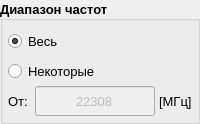
                 <widget class="QGroupBox" name="groupBox_frequency_range">
                  <property name="minimumSize">
                   <size>
                    <width>0</width>
                    <height>100</height>
                   </size>
                  </property>
                  <property name="maximumSize">
                   <size>
                    <width>16777215</width>
                    <height>16777215</height>
                   </size>
                  </property>
                  <property name="sizeIncrement">
                   <size>
                    <width>0</width>
                    <height>0</height>
                   </size>
                  </property>
                  <property name="baseSize">
                   <size>
                    <width>0</width>
                    <height>0</height>
                   </size>
                  </property>
                  <property name="font">
                   <font>
                    <pointsize>10</pointsize>
                    <weight>75</weight>
                    <bold>true</bold>
                   </font>
                  </property>
                  <property name="cursor">
                   <cursorShape>ArrowCursor</cursorShape>
                  </property>
                  <property name="mouseTracking">
                   <bool>false</bool>
                  </property>
                  <property name="tabletTracking">
                   <bool>false</bool>
                  </property>
                  <property name="styleSheet">
                   <string notr="true"/>
                  </property>
                  <property name="title">
                   <string>Диапазон частот</string>
                  </property>
                  <property name="alignment">
                   <set>Qt::AlignLeading|Qt::AlignLeft|Qt::AlignVCenter</set>
                  </property>
                  <property name="flat">
                   <bool>true</bool>
                  </property>
                  <property name="checkable">
                   <bool>false</bool>
                  </property>
                  <layout class="QVBoxLayout" name="layout_frequency_range">
                   <property name="spacing">
                    <number>0</number>
                   </property>
                   <property name="leftMargin">
                    <number>5</number>
                   </property>
                   <property name="topMargin">
                    <number>5</number>
                   </property>
                   <property name="rightMargin">
                    <number>5</number>
                   </property>
                   <property name="bottomMargin">
                    <number>5</number>
                   </property>
                   <item>
                    <widget class="QRadioButton" name="radioButton_all_range">
                     <property name="minimumSize">
                      <size>
                       <width>0</width>
                       <height>30</height>
                      </size>
                     </property>
                     <property name="font">
                      <font>
                       <pointsize>10</pointsize>
                       <weight>50</weight>
                       <bold>false</bold>
                      </font>
                     </property>
                     <property name="cursor">
                      <cursorShape>PointingHandCursor</cursorShape>
                     </property>
                     <property name="styleSheet">
                      <string notr="true"/>
                     </property>
                     <property name="text">
                      <string>Весь</string>
                     </property>
                     <property name="checked">
                      <bool>true</bool>
                     </property>
                    </widget>
                   </item>
                   <item>
                    <widget class="QRadioButton" name="radioButton_selected_range">
                     <property name="minimumSize">
                      <size>
                       <width>0</width>
                       <height>30</height>
                      </size>
                     </property>
                     <property name="font">
                      <font>
                       <pointsize>10</pointsize>
                       <weight>50</weight>
                       <bold>false</bold>
                      </font>
                     </property>
                     <property name="cursor">
                      <cursorShape>PointingHandCursor</cursorShape>
                     </property>
                     <property name="styleSheet">
                      <string notr="true">QRadioButton {
	/* задает иконку */
	background-image: url(:/update/resource/update/update1_white_18dp.svg);
    background-position:  senter ;
	background-position: right;
    background-repeat: no-repeat;
} 
/* срабатывает, при нажатии*/
QRadioButton:pressed      {
background-image: url(:/update/resource/update/update2_white_18dp.svg);
}</string>
                     </property>
                     <property name="text">
                      <string>Некоторые</string>
                     </property>
                     <property name="checked">
                      <bool>false</bool>
                     </property>
                    </widget>
                   </item>
                   <item>
                    <widget class="QWidget" name="widget_start_range" native="true">
                     <property name="sizePolicy">
                      <sizepolicy hsizetype="Ignored" vsizetype="Preferred">
                       <horstretch>0</horstretch>
                       <verstretch>0</verstretch>
                      </sizepolicy>
                     </property>
                     <property name="minimumSize">
                      <size>
                       <width>0</width>
                       <height>30</height>
                      </size>
                     </property>
                     <property name="styleSheet">
                      <string notr="true"/>
                     </property>
                     <layout class="QHBoxLayout" name="layout_start_range">
                      <property name="spacing">
                       <number>0</number>
                      </property>
                      <property name="sizeConstraint">
                       <enum>QLayout::SetDefaultConstraint</enum>
                      </property>
                      <property name="leftMargin">
                       <number>0</number>
                      </property>
                      <property name="topMargin">
                       <number>0</number>
                      </property>
                      <property name="rightMargin">
                       <number>0</number>
                      </property>
                      <property name="bottomMargin">
                       <number>0</number>
                      </property>
                      <item>
                       <widget class="QLabel" name="label_text_start_range">
                        <property name="sizePolicy">
                         <sizepolicy hsizetype="Preferred" vsizetype="Preferred">
                          <horstretch>0</horstretch>
                          <verstretch>0</verstretch>
                         </sizepolicy>
                        </property>
                        <property name="minimumSize">
                         <size>
                          <width>0</width>
                          <height>30</height>
                         </size>
                        </property>
                        <property name="font">
                         <font>
                          <pointsize>10</pointsize>
                          <weight>50</weight>
                          <bold>false</bold>
                         </font>
                        </property>
                        <property name="text">
                         <string>От: </string>
                        </property>
                       </widget>
                      </item>
                      <item>
                       <widget class="QLineEdit" name="lineEdit_start_range">
                        <property name="enabled">
                         <bool>false</bool>
                        </property>
                        <property name="sizePolicy">
                         <sizepolicy hsizetype="Expanding" vsizetype="Fixed">
                          <horstretch>0</horstretch>
                          <verstretch>0</verstretch>
                         </sizepolicy>
                        </property>
                        <property name="minimumSize">
                         <size>
                          <width>0</width>
                          <height>30</height>
                         </size>
                        </property>
                        <property name="maximumSize">
                         <size>
                          <width>120</width>
                          <height>30</height>
                         </size>
                        </property>
                        <property name="font">
                         <font>
                          <pointsize>10</pointsize>
                          <weight>50</weight>
                          <bold>false</bold>
                         </font>
                        </property>
                        <property name="styleSheet">
                         <string notr="true"/>
                        </property>
                        <property name="text">
                         <string notr="true">22308</string>
                        </property>
                        <property name="maxLength">
                         <number>10</number>
                        </property>
                        <property name="alignment">
                         <set>Qt::AlignCenter</set>
                        </property>
                        <property name="dragEnabled">
                         <bool>false</bool>
                        </property>
                       </widget>
                      </item>
                      <item>
                       <widget class="QLabel" name="label_text_units_start_range">
                        <property name="sizePolicy">
                         <sizepolicy hsizetype="Preferred" vsizetype="Preferred">
                          <horstretch>0</horstretch>
                          <verstretch>0</verstretch>
                         </sizepolicy>
                        </property>
                        <property name="minimumSize">
                         <size>
                          <width>0</width>
                          <height>30</height>
                         </size>
                        </property>
                        <property name="font">
                         <font>
                          <pointsize>10</pointsize>
                          <weight>50</weight>
                          <bold>false</bold>
                         </font>
                        </property>
                        <property name="text">
                         <string> [МГц]</string>
                        </property>
                        <property name="alignment">
                         <set>Qt::AlignCenter</set>
                        </property>
                       </widget>
                      </item>
                     </layout>
                    </widget>
                   </item>
                  </layout>
                 </widget>
